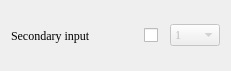
       <widget class="QWidget" name="layoutWidget">
        <property name="geometry">
         <rect>
          <x>60</x>
          <y>170</y>
          <width>231</width>
          <height>71</height>
         </rect>
        </property>
        <property name="font">
         <font>
          <family>Times New Roman</family>
         </font>
        </property>
        <layout class="QHBoxLayout" name="horizontalLayout_2">
         <item>
          <widget class="QLabel" name="label_4">
           <property name="minimumSize">
            <size>
             <width>0</width>
             <height>0</height>
            </size>
           </property>
           <property name="maximumSize">
            <size>
             <width>1677</width>
             <height>16777215</height>
            </size>
           </property>
           <property name="palette">
            <palette>
             <active>
              <colorrole role="WindowText">
               <brush brushstyle="SolidPattern">
                <color alpha="255">
                 <red>0</red>
                 <green>0</green>
                 <blue>0</blue>
                </color>
               </brush>
              </colorrole>
              <colorrole role="Button">
               <brush brushstyle="SolidPattern">
                <color alpha="255">
                 <red>255</red>
                 <green>255</green>
                 <blue>255</blue>
                </color>
               </brush>
              </colorrole>
              <colorrole role="Light">
               <brush brushstyle="SolidPattern">
                <color alpha="255">
                 <red>255</red>
                 <green>255</green>
                 <blue>255</blue>
                </color>
               </brush>
              </colorrole>
              <colorrole role="Midlight">
               <brush brushstyle="SolidPattern">
                <color alpha="255">
                 <red>255</red>
                 <green>255</green>
                 <blue>255</blue>
                </color>
               </brush>
              </colorrole>
              <colorrole role="Dark">
               <brush brushstyle="SolidPattern">
                <color alpha="255">
                 <red>127</red>
                 <green>127</green>
                 <blue>127</blue>
                </color>
               </brush>
              </colorrole>
              <colorrole role="Mid">
               <brush brushstyle="SolidPattern">
                <color alpha="255">
                 <red>170</red>
                 <green>170</green>
                 <blue>170</blue>
                </color>
               </brush>
              </colorrole>
              <colorrole role="Text">
               <brush brushstyle="SolidPattern">
                <color alpha="255">
                 <red>0</red>
                 <green>0</green>
                 <blue>0</blue>
                </color>
               </brush>
              </colorrole>
              <colorrole role="BrightText">
               <brush brushstyle="SolidPattern">
                <color alpha="255">
                 <red>255</red>
                 <green>255</green>
                 <blue>255</blue>
                </color>
               </brush>
              </colorrole>
              <colorrole role="ButtonText">
               <brush brushstyle="SolidPattern">
                <color alpha="255">
                 <red>0</red>
                 <green>0</green>
                 <blue>0</blue>
                </color>
               </brush>
              </colorrole>
              <colorrole role="Base">
               <brush brushstyle="SolidPattern">
                <color alpha="255">
                 <red>255</red>
                 <green>255</green>
                 <blue>255</blue>
                </color>
               </brush>
              </colorrole>
              <colorrole role="Window">
               <brush brushstyle="SolidPattern">
                <color alpha="255">
                 <red>255</red>
                 <green>255</green>
                 <blue>255</blue>
                </color>
               </brush>
              </colorrole>
              <colorrole role="Shadow">
               <brush brushstyle="SolidPattern">
                <color alpha="255">
                 <red>0</red>
                 <green>0</green>
                 <blue>0</blue>
                </color>
               </brush>
              </colorrole>
              <colorrole role="AlternateBase">
               <brush brushstyle="SolidPattern">
                <color alpha="255">
                 <red>255</red>
                 <green>255</green>
                 <blue>255</blue>
                </color>
               </brush>
              </colorrole>
              <colorrole role="ToolTipBase">
               <brush brushstyle="SolidPattern">
                <color alpha="255">
                 <red>255</red>
                 <green>255</green>
                 <blue>220</blue>
                </color>
               </brush>
              </colorrole>
              <colorrole role="ToolTipText">
               <brush brushstyle="SolidPattern">
                <color alpha="255">
                 <red>0</red>
                 <green>0</green>
                 <blue>0</blue>
                </color>
               </brush>
              </colorrole>
              <colorrole role="PlaceholderText">
               <brush brushstyle="NoBrush">
                <color alpha="128">
                 <red>0</red>
                 <green>0</green>
                 <blue>0</blue>
                </color>
               </brush>
              </colorrole>
             </active>
             <inactive>
              <colorrole role="WindowText">
               <brush brushstyle="SolidPattern">
                <color alpha="255">
                 <red>0</red>
                 <green>0</green>
                 <blue>0</blue>
                </color>
               </brush>
              </colorrole>
              <colorrole role="Button">
               <brush brushstyle="SolidPattern">
                <color alpha="255">
                 <red>255</red>
                 <green>255</green>
                 <blue>255</blue>
                </color>
               </brush>
              </colorrole>
              <colorrole role="Light">
               <brush brushstyle="SolidPattern">
                <color alpha="255">
                 <red>255</red>
                 <green>255</green>
                 <blue>255</blue>
                </color>
               </brush>
              </colorrole>
              <colorrole role="Midlight">
               <brush brushstyle="SolidPattern">
                <color alpha="255">
                 <red>255</red>
                 <green>255</green>
                 <blue>255</blue>
                </color>
               </brush>
              </colorrole>
              <colorrole role="Dark">
               <brush brushstyle="SolidPattern">
                <color alpha="255">
                 <red>127</red>
                 <green>127</green>
                 <blue>127</blue>
                </color>
               </brush>
              </colorrole>
              <colorrole role="Mid">
               <brush brushstyle="SolidPattern">
                <color alpha="255">
                 <red>170</red>
                 <green>170</green>
                 <blue>170</blue>
                </color>
               </brush>
              </colorrole>
              <colorrole role="Text">
               <brush brushstyle="SolidPattern">
                <color alpha="255">
                 <red>0</red>
                 <green>0</green>
                 <blue>0</blue>
                </color>
               </brush>
              </colorrole>
              <colorrole role="BrightText">
               <brush brushstyle="SolidPattern">
                <color alpha="255">
                 <red>255</red>
                 <green>255</green>
                 <blue>255</blue>
                </color>
               </brush>
              </colorrole>
              <colorrole role="ButtonText">
               <brush brushstyle="SolidPattern">
                <color alpha="255">
                 <red>0</red>
                 <green>0</green>
                 <blue>0</blue>
                </color>
               </brush>
              </colorrole>
              <colorrole role="Base">
               <brush brushstyle="SolidPattern">
                <color alpha="255">
                 <red>255</red>
                 <green>255</green>
                 <blue>255</blue>
                </color>
               </brush>
              </colorrole>
              <colorrole role="Window">
               <brush brushstyle="SolidPattern">
                <color alpha="255">
                 <red>255</red>
                 <green>255</green>
                 <blue>255</blue>
                </color>
               </brush>
              </colorrole>
              <colorrole role="Shadow">
               <brush brushstyle="SolidPattern">
                <color alpha="255">
                 <red>0</red>
                 <green>0</green>
                 <blue>0</blue>
                </color>
               </brush>
              </colorrole>
              <colorrole role="AlternateBase">
               <brush brushstyle="SolidPattern">
                <color alpha="255">
                 <red>255</red>
                 <green>255</green>
                 <blue>255</blue>
                </color>
               </brush>
              </colorrole>
              <colorrole role="ToolTipBase">
               <brush brushstyle="SolidPattern">
                <color alpha="255">
                 <red>255</red>
                 <green>255</green>
                 <blue>220</blue>
                </color>
               </brush>
              </colorrole>
              <colorrole role="ToolTipText">
               <brush brushstyle="SolidPattern">
                <color alpha="255">
                 <red>0</red>
                 <green>0</green>
                 <blue>0</blue>
                </color>
               </brush>
              </colorrole>
              <colorrole role="PlaceholderText">
               <brush brushstyle="NoBrush">
                <color alpha="128">
                 <red>0</red>
                 <green>0</green>
                 <blue>0</blue>
                </color>
               </brush>
              </colorrole>
             </inactive>
             <disabled>
              <colorrole role="WindowText">
               <brush brushstyle="SolidPattern">
                <color alpha="255">
                 <red>127</red>
                 <green>127</green>
                 <blue>127</blue>
                </color>
               </brush>
              </colorrole>
              <colorrole role="Button">
               <brush brushstyle="SolidPattern">
                <color alpha="255">
                 <red>255</red>
                 <green>255</green>
                 <blue>255</blue>
                </color>
               </brush>
              </colorrole>
              <colorrole role="Light">
               <brush brushstyle="SolidPattern">
                <color alpha="255">
                 <red>255</red>
                 <green>255</green>
                 <blue>255</blue>
                </color>
               </brush>
              </colorrole>
              <colorrole role="Midlight">
               <brush brushstyle="SolidPattern">
                <color alpha="255">
                 <red>255</red>
                 <green>255</green>
                 <blue>255</blue>
                </color>
               </brush>
              </colorrole>
              <colorrole role="Dark">
               <brush brushstyle="SolidPattern">
                <color alpha="255">
                 <red>127</red>
                 <green>127</green>
                 <blue>127</blue>
                </color>
               </brush>
              </colorrole>
              <colorrole role="Mid">
               <brush brushstyle="SolidPattern">
                <color alpha="255">
                 <red>170</red>
                 <green>170</green>
                 <blue>170</blue>
                </color>
               </brush>
              </colorrole>
              <colorrole role="Text">
               <brush brushstyle="SolidPattern">
                <color alpha="255">
                 <red>127</red>
                 <green>127</green>
                 <blue>127</blue>
                </color>
               </brush>
              </colorrole>
              <colorrole role="BrightText">
               <brush brushstyle="SolidPattern">
                <color alpha="255">
                 <red>255</red>
                 <green>255</green>
                 <blue>255</blue>
                </color>
               </brush>
              </colorrole>
              <colorrole role="ButtonText">
               <brush brushstyle="SolidPattern">
                <color alpha="255">
                 <red>127</red>
                 <green>127</green>
                 <blue>127</blue>
                </color>
               </brush>
              </colorrole>
              <colorrole role="Base">
               <brush brushstyle="SolidPattern">
                <color alpha="255">
                 <red>255</red>
                 <green>255</green>
                 <blue>255</blue>
                </color>
               </brush>
              </colorrole>
              <colorrole role="Window">
               <brush brushstyle="SolidPattern">
                <color alpha="255">
                 <red>255</red>
                 <green>255</green>
                 <blue>255</blue>
                </color>
               </brush>
              </colorrole>
              <colorrole role="Shadow">
               <brush brushstyle="SolidPattern">
                <color alpha="255">
                 <red>0</red>
                 <green>0</green>
                 <blue>0</blue>
                </color>
               </brush>
              </colorrole>
              <colorrole role="AlternateBase">
               <brush brushstyle="SolidPattern">
                <color alpha="255">
                 <red>255</red>
                 <green>255</green>
                 <blue>255</blue>
                </color>
               </brush>
              </colorrole>
              <colorrole role="ToolTipBase">
               <brush brushstyle="SolidPattern">
                <color alpha="255">
                 <red>255</red>
                 <green>255</green>
                 <blue>220</blue>
                </color>
               </brush>
              </colorrole>
              <colorrole role="ToolTipText">
               <brush brushstyle="SolidPattern">
                <color alpha="255">
                 <red>0</red>
                 <green>0</green>
                 <blue>0</blue>
                </color>
               </brush>
              </colorrole>
              <colorrole role="PlaceholderText">
               <brush brushstyle="NoBrush">
                <color alpha="128">
                 <red>0</red>
                 <green>0</green>
                 <blue>0</blue>
                </color>
               </brush>
              </colorrole>
             </disabled>
            </palette>
           </property>
           <property name="font">
            <font>
             <family>Times New Roman</family>
            </font>
           </property>
           <property name="text">
            <string>Secondary input</string>
           </property>
          </widget>
         </item>
         <item>
          <widget class="QCheckBox" name="cbSec">
           <property name="enabled">
            <bool>true</bool>
           </property>
           <property name="maximumSize">
            <size>
             <width>20</width>
             <height>20</height>
            </size>
           </property>
           <property name="font">
            <font>
             <family>Times New Roman</family>
            </font>
           </property>
           <property name="text">
            <string/>
           </property>
          </widget>
         </item>
         <item>
          <widget class="QComboBox" name="comboBoxSec">
           <property name="enabled">
            <bool>false</bool>
           </property>
           <property name="maximumSize">
            <size>
             <width>50</width>
             <height>16777215</height>
            </size>
           </property>
           <property name="font">
            <font>
             <family>Times New Roman</family>
            </font>
           </property>
           <item>
            <property name="text">
             <string>1</string>
            </property>
           </item>
           <item>
            <property name="text">
             <string>13</string>
            </property>
           </item>
           <item>
            <property name="text">
             <string>17</string>
            </property>
           </item>
           <item>
            <property name="text">
             <string>29</string>
            </property>
           </item>
          </widget>
         </item>
        </layout>
       </widget>
